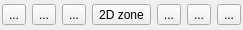
<?xml version="1.0" encoding="UTF-8"?>
<ui version="4.0">
 <class>PointPropertiesDlg</class>
 <widget class="QDialog" name="PointPropertiesDlg">
  <property name="geometry">
   <rect>
    <x>0</x>
    <y>0</y>
    <width>235</width>
    <height>30</height>
   </rect>
  </property>
  <property name="windowTitle">
   <string>Points Properties</string>
  </property>
  <layout class="QHBoxLayout">
   <property name="leftMargin">
    <number>2</number>
   </property>
   <property name="topMargin">
    <number>2</number>
   </property>
   <property name="rightMargin">
    <number>2</number>
   </property>
   <property name="bottomMargin">
    <number>2</number>
   </property>
   <item>
    <widget class="QToolButton" name="pointPropertiesButton">
     <property name="toolTip">
      <string comment="Display selected point properties">Select one point and display its information</string>
     </property>
     <property name="statusTip">
      <string comment="Display selected point properties">Select one point and display its information</string>
     </property>
     <property name="text">
      <string notr="true">...</string>
     </property>
     <property name="icon">
      <iconset resource="icones.qrc">
       <normaloff>:/CC/images/smallPointProperties.png</normaloff>:/CC/images/smallPointProperties.png</iconset>
     </property>
    </widget>
   </item>
   <item>
    <widget class="QToolButton" name="pointPointDistanceButton">
     <property name="toolTip">
      <string comment="Compute point to point distance">Select 2 points and display segment information (length, etc.)</string>
     </property>
     <property name="statusTip">
      <string comment="Compute point to point distance">Select 2 points and display segment information (length, etc.)</string>
     </property>
     <property name="whatsThis">
      <string/>
     </property>
     <property name="text">
      <string notr="true">...</string>
     </property>
     <property name="icon">
      <iconset resource="icones.qrc">
       <normaloff>:/CC/images/smallPointDistance.png</normaloff>:/CC/images/smallPointDistance.png</iconset>
     </property>
    </widget>
   </item>
   <item>
    <widget class="QToolButton" name="pointsAngleButton">
     <property name="toolTip">
      <string>Select 3 points and display corresponding triangle information</string>
     </property>
     <property name="statusTip">
      <string>Select 3 points and display corresponding triangle information</string>
     </property>
     <property name="text">
      <string notr="true">...</string>
     </property>
     <property name="icon">
      <iconset resource="icones.qrc">
       <normaloff>:/CC/images/smallPointsAngle.png</normaloff>:/CC/images/smallPointsAngle.png</iconset>
     </property>
    </widget>
   </item>
   <item>
    <widget class="QToolButton" name="rectZoneToolButton">
     <property name="toolTip">
      <string>Define a rectangular 2D label</string>
     </property>
     <property name="statusTip">
      <string>Define a rectangular 2D label</string>
     </property>
     <property name="text">
      <string>2D zone</string>
     </property>
     <property name="icon">
      <iconset resource="icones.qrc">
       <normaloff>:/CC/images/smallRectangleSelect.png</normaloff>:/CC/images/smallRectangleSelect.png</iconset>
     </property>
    </widget>
   </item>
   <item>
    <widget class="QToolButton" name="saveLabelButton">
     <property name="toolTip">
      <string>Save current label (added to cloud children)</string>
     </property>
     <property name="statusTip">
      <string>Save current label (added to cloud children)</string>
     </property>
     <property name="text">
      <string notr="true">...</string>
     </property>
     <property name="icon">
      <iconset resource="icones.qrc">
       <normaloff>:/CC/images/ccSave.png</normaloff>:/CC/images/ccSave.png</iconset>
     </property>
    </widget>
   </item>
   <item>
    <widget class="QToolButton" name="razButton">
     <property name="text">
      <string notr="true">...</string>
     </property>
     <property name="icon">
      <iconset resource="icones.qrc">
       <normaloff>:/CC/images/smallReset.png</normaloff>:/CC/images/smallReset.png</iconset>
     </property>
    </widget>
   </item>
   <item>
    <widget class="QToolButton" name="closeButton">
     <property name="text">
      <string notr="true">...</string>
     </property>
     <property name="icon">
      <iconset resource="icones.qrc">
       <normaloff>:/CC/images/smallCancel.png</normaloff>:/CC/images/smallCancel.png</iconset>
     </property>
    </widget>
   </item>
  </layout>
 </widget>
 <resources>
  <include location="icones.qrc"/>
 </resources>
 <connections/>
</ui>
